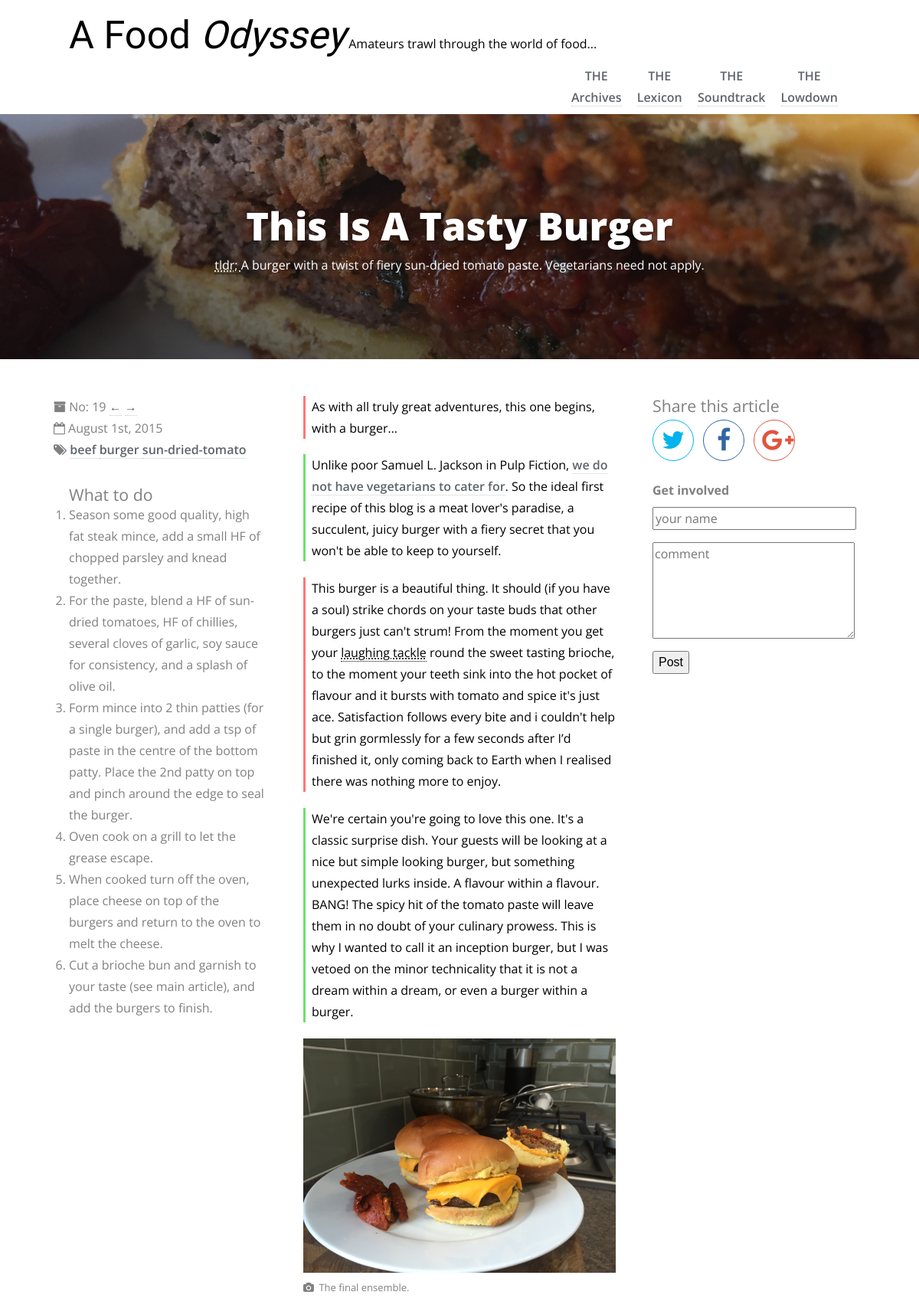
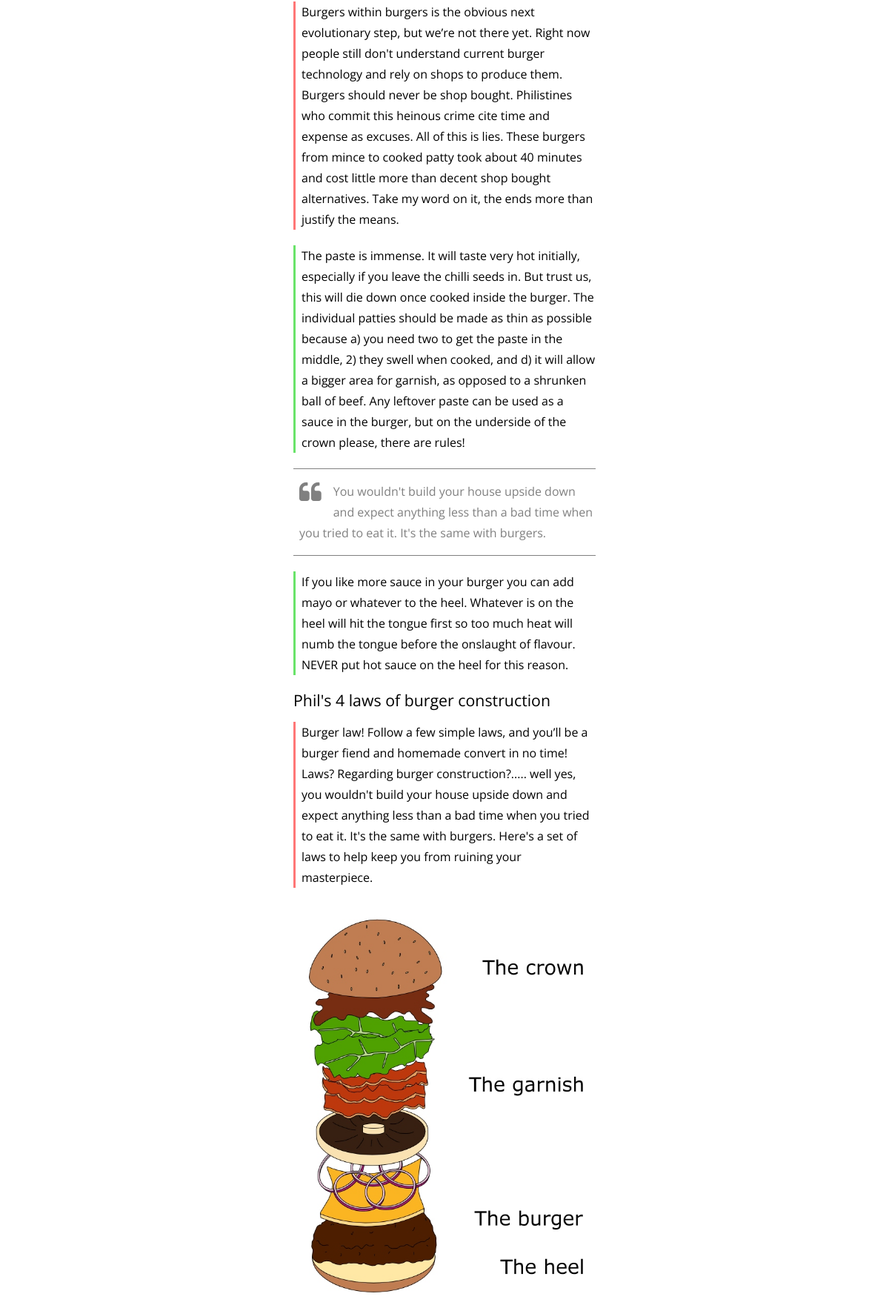
/articles/this-is-a-tasty-burger (upper part), run on the app's committed database (2 pictures, top to bottom).
### tables this page shows
CREATE TABLE IF NOT EXISTS `articles` (
  `id` smallint(5) unsigned NOT NULL AUTO_INCREMENT,
  `title` varchar(50) NOT NULL,
  `summary` text NOT NULL,
  `tags` varchar(50) DEFAULT NULL,
  `banner_image_path` varchar(50) NOT NULL,
  `directions_md` text NOT NULL,
  `directions_html` text NOT NULL,
  `content_md` mediumtext NOT NULL,
  `content_html` mediumtext NOT NULL,
  `pubDate` datetime NOT NULL,
  `url` varchar(50) NOT NULL,
  PRIMARY KEY (`id`)
);

### Article.php (called while the page is built, shortened)
<?php
class Article
{
	private $mId;
	private $mTitle;
	private $mSummary;
	private $mTags;
	private $mContentHtml;
	private $mPubDate;
	private $mBannerImagePath;
	private $mDirectionsHtml;
	private $mNextArticleUrl;
	private $mPreviousArticleUrl;
	public function __construct($id, $title, $summary, $tags, $contentMd, $contentHtml, $pubDate, $bannerImagePath,
		$directionsMd, $directionsHtml, $url)
	{
		$this->mId = $id;
		$this->mTitle = $title;
		$this->mSummary = $summary;
		$this->mTags = $tags;
		$this->mContentHtml = $contentHtml;
		$this->mBannerImagePath = $bannerImagePath;
		$this->mDirectionsHtml = $directionsHtml;
		if ($pubDate instanceof DateTime)
		{
			$this->mPubDate = $pubDate;
		}
		else
		{
			throw new InvalidArgumentException("$pubDate must be of type DateTime");
		}
	}
	public function getId()
	{
		return $this->mId;
	}
	public function getTitle()
	{
		return $this->mTitle;
	}
	public function getSummary()
	{
		return $this->mSummary;
	}
	public function getContentHtml()
	{
		return $this->mContentHtml;
	}
	public function getNicePubDate()
	{
		return $this->mPubDate->format('F jS, Y');
	}
	public function getHtmlPubDate()
	{
		return $this->mPubDate->format('Y-m-d');
	}
	public function getBannerImagePath()
	{
		return $this->mBannerImagePath;
	}
	public function getDirectionsHtml()
	{
		return $this->mDirectionsHtml;
	}
	public function getNextArticleUrl()
	{
		return $this->mNextArticleUrl;
	}
	public function setNextArticleUrl($nextUrl)
	{
		$this->mNextArticleUrl = $nextUrl;
	}
	public function getPreviousArticleUrl()
	{
		return $this->mPreviousArticleUrl;
	}
	public function setPreviousArticleUrl($prevUrl)
	{
		$this->mPreviousArticleUrl = $prevUrl;
	}
	public function getTagsAsArray()
	{
		return explode(" ", $this->mTags);
	}
}

### Database.php (called while the page is built, shortened)
<?php
require_once "Article.php";
class Database
{
	private $mConnection;
	public function OpenReadOnlyConnection()
	{
		$result = false;
		$this->mConnection = new mysqli("localhost", "cmsVisitor", "JxYZTwDxt2LyULpQ", "cms");
		if ($this->mConnection)
		{
			$result = true;
		}
		return $result;
	}
	public function getArticleByUrl($url)
	{
		$articles = array();
		$query = "SELECT * FROM articles WHERE url = ?";
		$stmt = mysqli_prepare($this->mConnection, $query);
		mysqli_stmt_bind_param($stmt, 's', $url);
		if (!mysqli_stmt_execute($stmt))
		{
			throw new Exception("Database query failed");
		}
		else
		{
			mysqli_stmt_bind_result($stmt, $idCol, $titleCol, $summaryCol, $tagsCol, $bannerImagePathCol,
	        	$directionsMdCol, $directionsHtmlCol, $contentMdCol, $contentHtmlCol, $pubDateCol, $urlCol);
	        while (mysqli_stmt_fetch($stmt))
	        {
	        	$article = new Article($idCol, $titleCol, $summaryCol, $tagsCol, $contentMdCol,
	        		$contentHtmlCol, date_create_from_format('Y-m-d H:i:s', $pubDateCol), $bannerImagePathCol,
	        		$directionsMdCol, $directionsHtmlCol, $urlCol);
	        	array_push($articles, $article);
	        }
	        if (count($articles) !== 0)
	        {
	        	$articles[0]->setComments($this->getArticleComments($articles[0]->getId()));
	        	$articles[0]->setNextArticleUrl($this->getNextArticleUrl($articles[0]->getId()));
	        	$articles[0]->setPreviousArticleUrl($this->getPreviousArticleUrl($articles[0]->getId()));
	        }
		}
		return $articles;
	}
	public function getNextArticleUrl($id)
	{
		$nextArticleUrl = 0;
		if ($nextArticleUrl === 0)
		{
			$nextArticleUrl = $this->getFirstArticleUrl();
		}
		return $nextArticleUrl;
	}
	public function getPreviousArticleUrl($id)
	{
		$previousArticleUrl = 0;
		$query = "SELECT url FROM articles WHERE id = (SELECT max(id) FROM articles WHERE id < ?)";
		$stmt = mysqli_prepare($this->mConnection, $query);
		mysqli_stmt_bind_param($stmt, 'i', $id);
		if (mysqli_stmt_execute($stmt))
		{
			mysqli_stmt_bind_result($stmt, $urlCol);
			while (mysqli_stmt_fetch($stmt))
			{
				$previousArticleUrl = $urlCol;
			}
		}
		return $previousArticleUrl;
	}
	public function getFirstArticleUrl()
	{
		$firstArticleUrl = 0;
		$query = "SELECT url FROM articles ORDER BY id ASC LIMIT 1";
		$stmt = mysqli_prepare($this->mConnection, $query);
		if (mysqli_stmt_execute($stmt))
		{
			mysqli_stmt_bind_result($stmt, $urlCol);
			while (mysqli_stmt_fetch($stmt))
			{
				$firstArticleUrl = $urlCol;
			}
		}
		return $firstArticleUrl;
	}
	public function getArticleComments($id)
	{
		$comments = array();
		$query = "SELECT * FROM comments WHERE article = ?";
		$stmt = mysqli_prepare($this->mConnection, $query);
		mysqli_stmt_bind_param($stmt, 'i', $id);
		if (!mysqli_stmt_execute($stmt))
		{
			throw new Exception("Database query failed");
		}
		else
		{
			mysqli_stmt_bind_result($stmt, $idCol, $articleCol, $nameCol, $commentCol, $dateCol);
	        while (mysqli_stmt_fetch($stmt))
	        {
	        	$comment = new Comment($idCol, $articleCol, $nameCol, $commentCol,
	        		date_create_from_format('Y-m-d H:i:s', $dateCol));
	        	array_push($comments, $comment);
	        }
		}
		return $comments;
	}
}

### templates/blogEntryView.phtml (the view, shortened to what this page needs)
<!DOCTYPE html>
<html lang="en">
    <head>
        <link rel="stylesheet" href="css/reset.css">
        <link rel="stylesheet" href="css/article-style.css">
        <link href="//maxcdn.bootstrapcdn.com/font-awesome/4.2.0/css/font-awesome.min.css" rel="stylesheet">
    </head>
    <body>
        <div class="grid-container">
            <header id="site-header">
                <h1>A Food <i>Odyssey</i></h1>
                <p id="tagline">Amateurs trawl through the world of food...</p>
                <nav>
                    <ul>
                        <li><a href="index.php"><span>THE</span> Archives</a></li>
                        <li><a href="the-lexicon.html"><span>THE</span> Lexicon</a></li>
                        <li><a href="the-soundtrack.html"><span>THE</span> Soundtrack</a></li>
                        <li><a href="#"><span>THE</span> Lowdown</a></li>
                    </ul>
                </nav>
            </header>
        </div>
        <header id="article-header"
                style="background-image: linear-gradient(to bottom, rgba(0, 0, 0, 0.2), rgba(0, 0, 0, 0.6)),
                    url('img/<?php echo $this->article->getBannerImagePath(); ?>')">
            <div class="article-header-container">
                <h1>
                    <?php echo $this->article->getTitle(); ?>
                </h1>
                <p>
                    <abbr title="too long, didn't read. A quick summary for those who are in a rush">
                        tldr&#59;
                    </abbr>
                    <?php echo $this->article->getSummary(); ?>
                </p>
            </div>
        </header>
        <div class="grid-container">
            <aside id="article-info">
                <ul>
                    <li id="article-number"> No:
                        <span id="article-num">
                            <?php echo $this->article->getId(); ?>
                        </span>
                        <a href="articles/<?php echo $this->article->getPreviousArticleUrl(); ?>">&larr;</a>
                        <a href="articles/<?php echo $this->article->getNextArticleUrl(); ?>">&rarr;</a>
                    </li>
                    <li id="article-date">
                        <time datetime="<?php echo $this->article->getHtmlPubDate(); ?>">
                            <?php echo $this->article->getNicePubDate(); ?>
                        </time>
                    </li>
                    <li id="article-tags">
                        <?php foreach($this->article->getTagsAsArray() as $tag): ?>
                            <a href="tags/<?=$tag ?>">
                                <?=$tag ?>
                            </a>
                        <?php endforeach; ?>
                    </li>
                </ul>
                <h4>What to do</h4>
                <?php echo $this->article->getDirectionsHtml(); ?>
            </aside>
            <article id="main-article">
                <?php echo $this->article->getContentHtml(); ?>
            </article>
            <aside id="article-share">
                <h4>Share this article</h4>
                <ul>
                    <li id="share-twitter"><a href="https://twitter.com/share?hashtags=A%20Food%20Odyssey" class="no-decoration"><i class="fa fa-twitter fa-2x"></i></a></li>
                    <li id="share-facebook"><a href="#" class="no-decoration" id="fb-link"><i class="fa fa-facebook fa-2x"></i></a></li>
                    <li id="share-google"><a href="#" class="no-decoration" id="google-link"><i class="fa fa-google-plus fa-2x"></i></a></li>
                </ul>
                <h5>Get involved</h5>
                <form action="addBlogComment.php" method="POST">
                    <input type="text" id="author" name="author" placeholder="your name" maxlength="50" required />
                    <textarea id="comment" name="comment" placeholder="comment" rows="5" required></textarea>
                    <button type="submit" id="post-comment-btn">Post</button>
                </form>
            </aside>
        </div>
    </body>
</html>

### css/article-style.css (style rules this page uses)
html { font-size: 1em; }
body { font-family: 'Open Sans', sans-serif; font-weight: 400; line-height: 1.75; }
h1, h2, h3, h4 { font-weight: inherit; line-height: 1.2; }
h1 { font-size: 3.157em; }
h4 { font-size: 1.333em; }
p { font-size: 1em; }
#main-article p { margin-bottom: 1.3em; }
#main-article h4 { margin-bottom: 0.8em; }
i { font-style: italic; }
.grid-container { margin: 0 auto; width: 85%; max-width: 1500px; }
#site-header { padding: 1em 0; }
#site-header h1 { font-family: 'Gentium Book Basic', serif; }
#site-header h1, #site-header p, #site-header nav { display: inline-block; }
nav { float: left; margin: 0.5em 0; }
nav ul > li { display: inline-block; margin: 0 1em 0 0; text-align: center; }
nav ul li a span { display: block; }
#article-header { display: table; background-position: center center; background-repeat: no-repeat; background-size: cover; width: 100%; height: 20em; color: #fff; }
#article-header h1 { font-weight: 800; text-shadow: 0 2px 4px rgba(0, 0, 0, 0.4); line-height: 1.5; }
.article-header-container { display: table-cell; text-align: center; vertical-align: middle; }
#main-article img { width: 100%; }
#main-article .caption { color: #808080; font-size: small; border-left: none !important; padding-left: 0 !important; }
#main-article .caption:before { font-family: FontAwesome; content: "\f030"; margin-right: 0.5em; }
#main-article .pull-quote { border-top: 1px solid #808080 !important; border-bottom: 1px solid #808080 !important; border-left: none !important; color: #808080; padding: 1em 0; }
#main-article .pull-quote i { margin-right: 0.5em; }
#main-article p:nth-of-type(2n+1) { border-left: 3px solid; border-color: #FF7676; padding-left: 0.5em; }
#main-article p:nth-of-type(2n) { border-left: 3px solid; border-color: #69E369; padding-left: 0.5em; }
p.phil { border-left: 3px solid !important; border-color: #FF7676 !important; padding-left: 0.5em; }
p.pete { border-left: 3px solid !important; border-color: #69E369 !important; padding-left: 0.5em; }
#main-article { max-width: 600px; }
#article-info { color: #808080; padding: 1.5em 0; max-width: 600px; }
#article-info ul { list-style: outside; list-style-type: none; }
#article-info ul li#article-number:before { font-family: "FontAwesome"; content: "\f187"; margin: 0 0 0 -20px; }
#article-info ul li#article-date:before { font-family: "FontAwesome"; content: "\f133"; margin: 0 0 0 -20px; }
#article-info ul li#article-tags:before { font-family: "FontAwesome"; content: "\f02c"; margin: 0 0 0 -20px; }
#article-info h4 { padding-top: 1.5em; }
#article-info ol { list-style-type: decimal; }
#article-share { color: #808080; padding: 1.5em 0; max-width: 600px; }
#article-share h4 { padding: 0 0 0.25em 0; }
#article-share h5 { padding: 1.5em 0 0.5em 0; }
#article-share form input, #article-share form textarea { display: block; width: 100%; margin-bottom: 1em; line-height: 1.5; font-family: 'Open Sans', sans-serif; font-size: initial; }
#article-share form button { line-height: 1.5; cursor: pointer; font-size: initial; }
#article-share ul li { display: inline-block; margin-right: 0.5em; text-align: center; width: 2em; height: 2em; border-radius: 2em; padding: 10px; }
#share-twitter { border: 1px solid #03b3ee; }
#share-facebook { border: 1px solid #3067a3; }
#share-google { border: 1px solid #e15440; }
#article-share ul li a i.fa-facebook { color: #3067a3; }
#article-share ul li a i.fa-twitter { color: #03b3ee; }
#article-share ul li a i.fa-google-plus { color: #e15440; }
.no-decoration { border-bottom: none; }
a { color: #5d656a; text-decoration: none; border-bottom: 1px dotted #c7cacb; font-weight: 600; }
a[href$=jpg], a[href$=JPG], a[href$=jpeg], a[href$=jpe], a[href$=png], a[href$=gif] { text-decoration: none; border: 0 none; }
@media screen and (min-width: 1000px) { nav { float: right; padding-left: 0.5em; } }
@media screen and (min-width: 1200px) { #article-info { float: left; width: 30%; padding-top: 3em; padding-right: 3em; padding-bottom: 3em; box-sizing: border-box; } }
@media screen and (min-width: 1200px) { #main-article { float: left; width: 40%; padding-top: 3em; padding-bottom: 3em; box-sizing: border-box; } }
@media screen and (min-width: 1200px) { #article-share { float: left; width: 30%; padding-top: 3em; padding-left: 3em; padding-bottom: 3em; box-sizing: border-box; } }

### data on the page
articles: banner_image_path (picture), title "This Is A Tasty Burger", summary "A burger with a twist of fiery sun-dried tomato paste. Vegetarians need not apply.", id "19", tags "beef", tags "burger", tags "sun-dried-tomato", directions_html "Season some good quality, high fat steak mince, add a small HF of chopped parsley and knead together. For the paste, blend a HF of sun-dried tomatoes, HF of chillies, several cloves of garlic, soy sauce for consistency, and a splash of olive oil. Form mince into 2 thin patties (for a single burger), and add a tsp of paste in the centre of the bottom patty. Place the 2nd patty on top and pinch around the edge to seal the burger. Oven cook on a grill to let the grease escape. When cooked turn off the oven, place cheese on top of the burgers and return to the oven to melt the cheese. Cut a brioche bun and garnish to your taste (see main article), and add the burgers to finish.", content_html "As with all truly great adventures, this one begins, with a burger… Unlike poor Samuel L. Jackson in Pulp Fiction, we do not have vegetarians to cater for . So the ideal first recipe of this blog is a meat lover's paradise, a succulent, juicy burger with a fiery secret that you won't be able to keep to yourself. This burger is a beautiful thing. It should (if you have a soul) strike chords on your taste buds that other burgers just can't strum! From the moment you get your laughing tackle round the sweet tasting brioche, to the moment your teeth sink into the hot pocket of flavour and it bursts with tomato and spice it's just ace. Satisfaction follows every bite and i couldn't help but grin…", content_html (picture)

### other printed values
$this->article->getNicePubDate() "August 1st, 2015"
